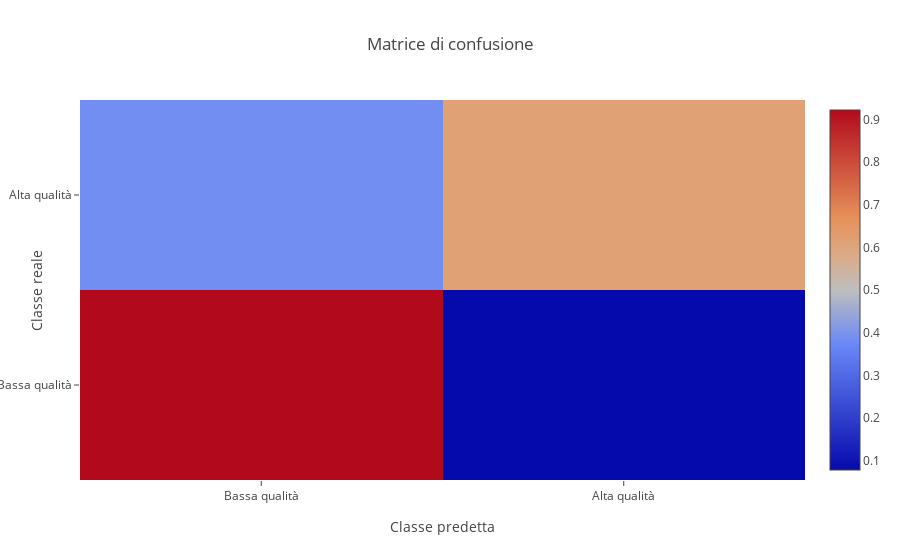
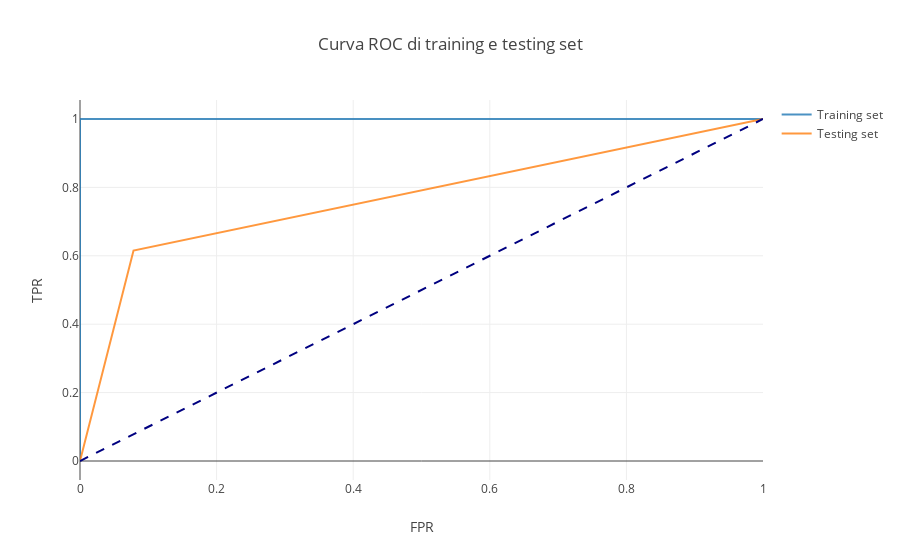

The code cell stored with these charts, in order, in its notebook:
### Markdown cell above
Sono sotto riportati gli andamenti di precisione, recall, F1-score e le curve ROC al variare di K.
Le curve ROC in grigio rappresentano il calcolo fatto per ciascuno dei fold e per ogni valore di K, mentre in blu è rappresentata la curva che approssima tutte le altre.

### Code cell
# Uso il KNN testando tutti i valori di K compresi tra 1 e 40 con passo 1
my_multiclassifier.KNN_analysis(range(1, 40, 1))

### Figure 1 — Plotly figure (JSON) as saved in the notebook; plotly's stock layout.template omitted (floating-point values rounded to 4 significant figures)
{"data": [{"type": "heatmap", "uid": "5fa47516-5386-4931-b510-0d72c9ad02d2", "x": ["Bassa qualità", "Alta qualità"], "y": ["Bassa qualità", "Alta qualità"], "z": [[0.922, 0.078], [0.385, 0.615]]}], "layout": {"title": {"text": "Matrice di confusione"}, "xaxis": {"title": {"text": "Classe predetta"}}, "yaxis": {"title": {"text": "Classe reale"}}}}

### Figure 2 — Plotly figure (JSON) as saved in the notebook; plotly's stock layout.template omitted (floating-point values rounded to 4 significant figures)
{"data": [{"marker": {"color": "rgba(31,119,180,.8)", "line": {"color": "rgb(0, 0, 0)", "width": 2}, "size": 10}, "mode": "lines", "name": "Training set", "type": "scatter", "uid": "1cccfc92-c511-4ddb-9784-41b7973faec1", "x": [0, 0, 1], "y": [0, 1, 1]}, {"marker": {"color": "rgba(255, 127, 14,.8)", "line": {"color": "rgb(0, 0, 0)", "width": 2}, "size": 10}, "mode": "lines", "name": "Testing set", "type": "scatter", "uid": "4a2908b9-8f0d-4b77-a60a-57786d0d48de", "x": [0, 0.07836, 1], "y": [0, 0.6154, 1]}, {"line": {"color": "navy", "dash": "dash", "width": 2}, "mode": "lines", "showlegend": false, "type": "scatter", "uid": "11ad78e6-c29f-4b2d-8f2e-5d9ce1d3387d", "x": [0, 1], "y": [0, 1]}], "layout": {"showlegend": true, "title": {"text": "Curva ROC di training e testing set"}, "xaxis": {"title": {"text": "FPR"}}, "yaxis": {"title": {"text": "TPR"}}}}
